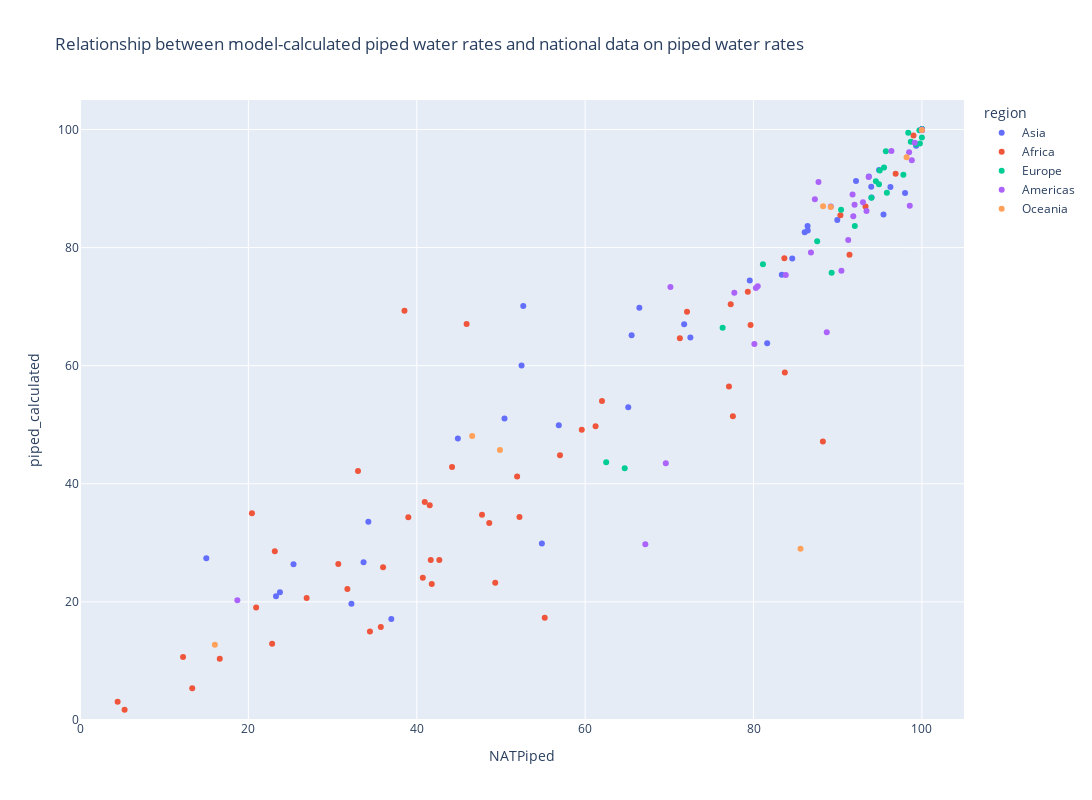

Write notebook code for a chart like this one.
### Code cell
country_medians["percent_piped_with_access"] = country_medians["population_piped_with_access"] / country_medians["country_pop_raw"] * 100
country_medians["piped_calculated"] = country_medians["percent_without_water"] + country_medians["percent_piped_with_access"]
country_5th_percentiles["percent_piped_with_access"] = country_5th_percentiles["population_piped_with_access"] / country_5th_percentiles["country_pop_raw"] * 100
country_5th_percentiles["piped_calculated"] = country_5th_percentiles["percent_without_water"] + country_5th_percentiles["percent_piped_with_access"]
country_95th_percentiles["percent_piped_with_access"] = country_95th_percentiles["population_piped_with_access"] / country_95th_percentiles["country_pop_raw"] * 100
country_95th_percentiles["piped_calculated"] = country_95th_percentiles["percent_without_water"] + country_95th_percentiles["percent_piped_with_access"]

fig = px.scatter(
    country_medians, x="NATPiped", y="piped_calculated", 
    labels={'x':'NATPiped', 'y':'Piped Calculated'}, 
    title="Relationship between model-calculated piped water rates and national data on piped water rates",
    # size="bubble_size",
    color="region",
    hover_data=['Entity']
).update_layout(
    width=1200,
    height=800,
).update_xaxes(
    range=[0, 105]
).update_yaxes(
    range=[0, 105]
)

fig.show()

### Figure 1 — Plotly figure (JSON) as saved in the notebook; plotly's stock layout.template omitted (floating-point values rounded to 4 significant figures)
{"data": [{"customdata": [["Afghanistan"], ["United Arab Emirates"], ["Armenia"], ["Azerbaijan"], ["Bangladesh"], ["Bahrain"], ["Brunei Darussalam"], ["Bhutan"], ["China"], ["Cyprus"], ["Georgia"], ["Indonesia"], ["India"], ["Iran, Islamic Republic of"], ["Iraq"], ["Israel"], ["Jordan"], ["Japan"], ["Kazakhstan"], ["Kyrgyzstan"], ["Cambodia"], ["Korea, Republic of"], ["Lao People's Democratic Republic"], ["Lebanon"], ["Sri Lanka"], ["Myanmar"], ["Mongolia"], ["Malaysia"], ["Nepal"], ["Oman"], ["Pakistan"], ["Philippines"], ["Korea, Democratic People's Republic of"], ["Qatar"], ["Saudi Arabia"], ["Singapore"], ["Syrian Arab Republic"], ["Thailand"], ["Tajikistan"], ["Turkmenistan"], ["Timor-Leste"], ["Türkiye"], ["Taiwan, Province of China"], ["Uzbekistan"], ["Viet Nam"], ["Yemen"]], "hovertemplate": "region=Asia<br>NATPiped=%{x}<br>piped_calculated=%{y}<br>Entity=%{customdata[0]}<extra></extra>", "legendgroup": "Asia", "marker": {"color": "#636efa", "symbol": "circle"}, "mode": "markers", "name": "Asia", "orientation": "v", "showlegend": true, "type": "scatter", "x": [23.75, 100, 100, 93.98, 15, 100, 100, 100, 86.08, 100, 84.6, 23.28, 44.88, 99.31, 83.36, 100, 86.44, 98, 81.62, 93.7, 34.25, 100, 32.24, 92.17, 52.65, 33.68, 36.98, 96.26, 50.42, 95.44, 25.36, 66.44, 65.12, 100, 89.95, 100, 79.55, 86.42, 65.52, 54.86, 71.76, 94.02, 94.91, 72.5, 52.45, 56.87], "xaxis": "x", "y": [21.63, 100, 100.0, 90.31, 27.41, 100, 99.99, 100.0, 82.62, 100.0, 78.14, 20.96, 47.66, 97.27, 75.39, 100, 82.92, 89.27, 63.82, 92.05, 33.59, 100, 19.7, 91.29, 70.12, 26.71, 17.09, 90.28, 51.08, 85.62, 26.38, 69.8, 52.96, 100.0, 84.67, 100, 74.41, 83.68, 65.16, 29.89, 67.04, 88.48, 93.15, 64.77, 60.05, 49.92], "yaxis": "y"}, {"customdata": [["Angola"], ["Burundi"], ["Benin"], ["Burkina Faso"], ["Botswana"], ["Central African Republic"], ["Côte d'Ivoire"], ["Cameroon"], ["Congo, Democratic Republic of the"], ["Congo"], ["Djibouti"], ["Algeria"], ["Egypt"], ["Eritrea"], ["Western Sahara"], ["Ethiopia"], ["Gabon"], ["Ghana"], ["Guinea"], ["Gambia"], ["Guinea-Bissau"], ["Equatorial Guinea"], ["Kenya"], ["Liberia"], ["Libya"], ["Lesotho"], ["Morocco"], ["Madagascar"], ["Mali"], ["Mozambique"], ["Mauritania"], ["Mauritius"], ["Malawi"], ["Namibia"], ["Niger"], ["Nigeria"], ["Rwanda"], ["Sudan"], ["Senegal"], ["Sierra Leone"], ["Somalia"], ["South Sudan"], ["Sao Tome and Principe"], ["Eswatini"], ["Chad"], ["Togo"], ["Tunisia"], ["Tanzania, United Republic of"], ["Uganda"], ["South Africa"], ["Zambia"], ["Zimbabwe"]], "hovertemplate": "region=Africa<br>NATPiped=%{x}<br>piped_calculated=%{y}<br>Entity=%{customdata[0]}<extra></extra>", "legendgroup": "Africa", "marker": {"color": "#EF553B", "symbol": "circle"}, "mode": "markers", "name": "Africa", "orientation": "v", "showlegend": true, "type": "scatter", "x": [42.68, 38.54, 39, 31.76, 91.4, 13.33, 48.61, 41.78, 35.73, 55.2, 83.72, 71.25, 99, 51.92, 77.55, 44.19, 88.24, 57.01, 22.82, 79.32, 47.75, 40.72, 33.02, 5.3, 77.09, 72.1, 79.65, 36, 52.2, 41.66, 61.24, 100, 20.42, 83.66, 41.54, 12.24, 45.92, 59.6, 77.29, 20.92, 49.32, 4.47, 96.88, 62, 16.6, 30.68, 93.3, 40.95, 23.14, 90.32, 34.44, 26.92], "xaxis": "x", "y": [27.08, 69.33, 34.33, 22.17, 78.78, 5.365, 33.37, 23.01, 15.73, 17.31, 58.85, 64.64, 99.0, 41.24, 51.45, 42.87, 47.16, 44.83, 12.92, 72.54, 34.74, 24.08, 42.16, 1.751, 56.46, 69.15, 66.92, 25.88, 34.37, 27.12, 49.74, 100.0, 35.0, 78.2, 36.36, 10.68, 67.07, 49.14, 70.41, 19.04, 23.23, 3.073, 92.5, 54.01, 10.38, 26.44, 86.95, 36.91, 28.6, 85.47, 14.98, 20.65], "yaxis": "y"}, {"customdata": [["Albania"], ["Austria"], ["Belgium"], ["Bulgaria"], ["Bosnia and Herzegovina"], ["Belarus"], ["Switzerland"], ["Czechia"], ["Germany"], ["Denmark"], ["Spain"], ["Estonia"], ["Finland"], ["France"], ["United Kingdom of Great Britain and Northern Ireland"], ["Greece"], ["Croatia"], ["Hungary"], ["Ireland"], ["Iceland"], ["Italy"], ["Liechtenstein"], ["Lithuania"], ["Luxembourg"], ["Latvia"], ["Moldova, Republic of"], ["North Macedonia"], ["Malta"], ["Montenegro"], ["Netherlands, Kingdom of the"], ["Norway"], ["Poland"], ["Portugal"], ["Romania"], ["Russian Federation"], ["San Marino"], ["Serbia"], ["Slovakia"], ["Slovenia"], ["Sweden"], ["Ukraine"]], "hovertemplate": "region=Europe<br>NATPiped=%{x}<br>piped_calculated=%{y}<br>Entity=%{customdata[0]}<extra></extra>", "legendgroup": "Europe", "marker": {"color": "#00cc96", "symbol": "circle"}, "mode": "markers", "name": "Europe", "orientation": "v", "showlegend": true, "type": "scatter", "x": [81.12, 99.7, 100, 99.28, 95.5, 97.8, 100, 100, 100, 100, 100, 100, 100, 100, 100, 100, 94.53, 100, 95.72, 100, 100, 100, 95.84, 99.76, 94.9, 76.33, 92.03, 100, 89.28, 100, 100, 90.4, 98.68, 64.7, 94, 100, 94.99, 98.38, 100, 87.56, 62.5], "xaxis": "x", "y": [77.17, 99.86, 100, 97.53, 93.59, 92.33, 100.0, 100.0, 100, 100, 100, 99.98, 99.92, 100, 100.0, 100.0, 91.24, 100.0, 96.33, 98.66, 100.0, 100.0, 89.29, 97.65, 90.73, 66.42, 83.64, 100.0, 75.74, 100, 100.0, 86.42, 97.93, 42.65, 88.46, 100, 93.04, 99.47, 100.0, 81.08, 43.64], "yaxis": "y"}, {"customdata": [["Argentina"], ["Bahamas"], ["Belize"], ["Bolivia, Plurinational State of"], ["Brazil"], ["Canada"], ["Chile"], ["Colombia"], ["Costa Rica"], ["Cuba"], ["Dominican Republic"], ["Ecuador"], ["Grenada"], ["Greenland"], ["Guatemala"], ["Guyana"], ["Honduras"], ["Haiti"], ["Jamaica"], ["Saint Kitts and Nevis"], ["Saint Lucia"], ["Mexico"], ["Nicaragua"], ["Panama"], ["Peru"], ["Paraguay"], ["El Salvador"], ["Suriname"], ["Trinidad and Tobago"], ["Uruguay"], ["United States of America"], ["Saint Vincent and the Grenadines"], ["Venezuela, Bolivarian Republic of"]], "hovertemplate": "region=Americas<br>NATPiped=%{x}<br>piped_calculated=%{y}<br>Entity=%{customdata[0]}<extra></extra>", "legendgroup": "Americas", "marker": {"color": "#ab63fa", "symbol": "circle"}, "mode": "markers", "name": "Americas", "orientation": "v", "showlegend": true, "type": "scatter", "x": [98.56, 91.77, 86.82, 67.15, 98.8, 100, 100, 88.7, 100, 80.1, 80.28, 91.25, 87.72, 100, 77.72, 70.13, 92, 18.69, 83.83, 87.29, 96.38, 98.48, 69.58, 93.42, 91.85, 100, 93, 80.5, 89.18, 100, 99.15, 93.68, 90.44], "xaxis": "x", "y": [87.1, 88.98, 79.17, 29.79, 94.81, 99.88, 99.98, 65.67, 100, 63.69, 73.17, 81.3, 91.1, 99.92, 72.35, 73.34, 87.27, 20.28, 75.35, 88.21, 96.38, 96.16, 43.48, 86.22, 85.32, 99.97, 87.7, 73.46, 86.96, 99.92, 97.77, 91.94, 76.08], "yaxis": "y"}, {"customdata": [["Australia"], ["Fiji"], ["New Zealand"], ["Palau"], ["Papua New Guinea"], ["Solomon Islands"], ["Vanuatu"], ["Samoa"]], "hovertemplate": "region=Oceania<br>NATPiped=%{x}<br>piped_calculated=%{y}<br>Entity=%{customdata[0]}<extra></extra>", "legendgroup": "Oceania", "marker": {"color": "#FFA15A", "symbol": "circle"}, "mode": "markers", "name": "Oceania", "orientation": "v", "showlegend": true, "type": "scatter", "x": [98.18, 89.18, 100, 85.58, 16.02, 46.58, 49.88, 88.26], "xaxis": "x", "y": [95.29, 86.86, 99.92, 29.0, 12.73, 48.08, 45.72, 87.0], "yaxis": "y"}], "layout": {"height": 800, "legend": {"title": {"text": "region"}, "tracegroupgap": 0}, "title": {"text": "Relationship between model-calculated piped water rates and national data on piped water rates"}, "width": 1200, "xaxis": {"anchor": "y", "domain": [0, 1], "range": [0, 105], "title": {"text": "NATPiped"}}, "yaxis": {"anchor": "x", "domain": [0, 1], "range": [0, 105], "title": {"text": "piped_calculated"}}}}
